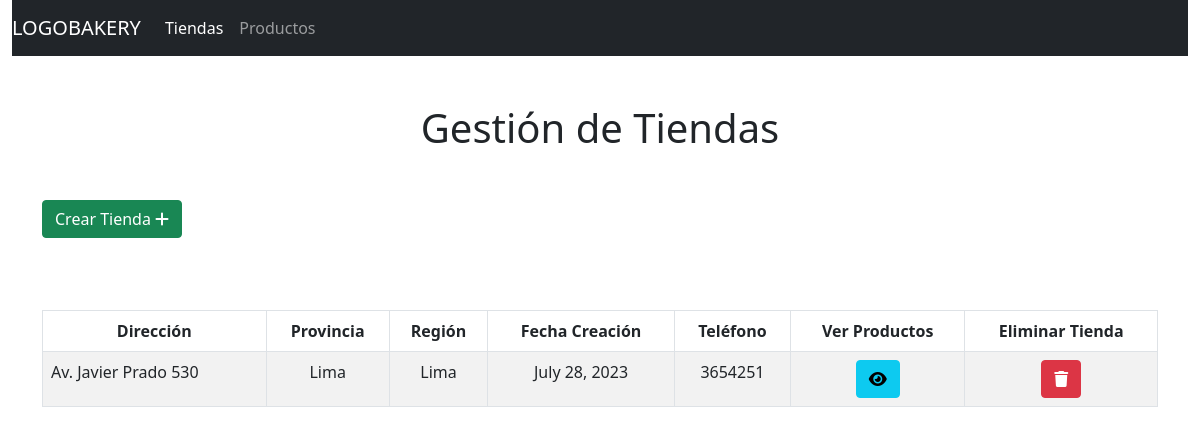
Page /gestionTienda/Tiendas on the earlier database version.
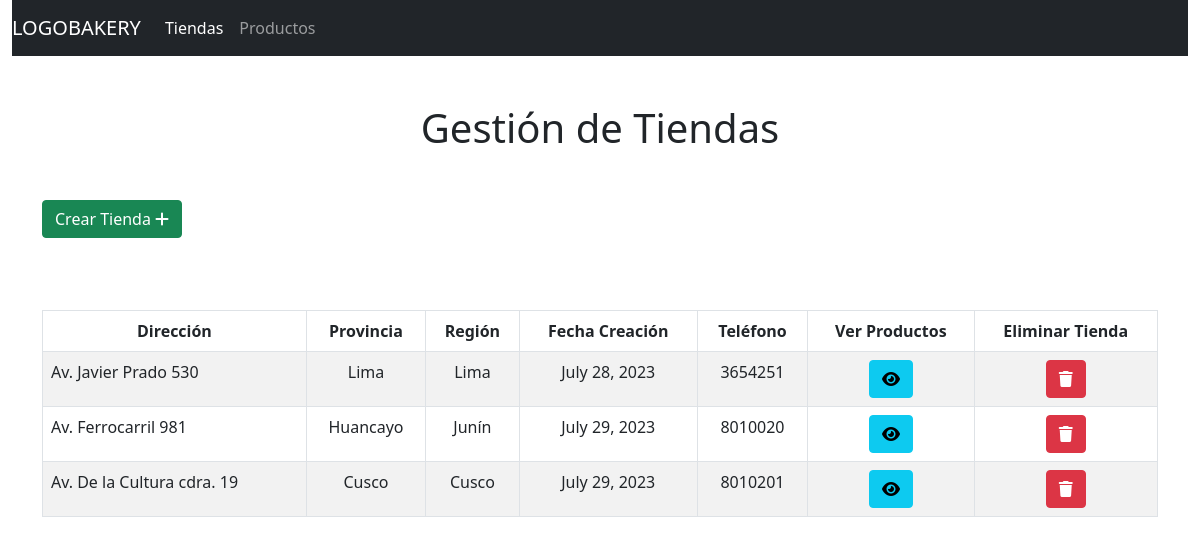
Same page on the later database version.
### gestionTienda/models.py (models this page shows)
class Tienda(models.Model):
    direccion = models.CharField(max_length=50, blank=True, null=True)
    provincia = models.CharField(max_length=50, blank=True, null=True)
    region = models.CharField(max_length=50, blank=True, null=True)
    fechaCreacion = models.DateField( blank=True, null=True)
    telefono = models.CharField(max_length=15, blank=True, null=True)

### gestionTienda/views.py (the view, shortened to what this page needs)
# urls.py: path('Tiendas',views.tiendas, name='tiendas'),
def tiendas(request):
    return render(request, 'tiendas.html', {
        'listaTiendas': Tienda.objects.all().order_by('id')
    })

### gestionTienda/templates/tiendas.html (shortened to what this page needs)
{% load static %}
<!DOCTYPE html>
<html>
    <head>
        <link rel="stylesheet" href="{% static 'estilos.css' %}">
        <link rel="stylesheet" href="https://cdnjs.cloudflare.com/ajax/libs/font-awesome/6.3.0/css/all.min.css" />
    </head>
    <body>
        <div class="container-fluid">
            <nav class="navbar navbar-expand-lg navbar-dark bg-dark">
                <a class="navbar-brand">LOGOBAKERY</a>
                <div >
                    <ul class="navbar-nav mr-auto">
                        <li class="nav-item">
                            <a class="nav-link active" href="{% url 'gestionTienda:tiendas' %}">Tiendas</a>
                        </li>
                        <li class="nav-item">
                            <a class="nav-link" href="{% url 'gestionTienda:productos' %}">Productos</a>
                        </li>
                    </ul>
                </div>
            </nav>
        </div>
        <div class="mt-5 text-center">
            <h1>Gestión de Tiendas</h1>
        </div>
        <div class="container mt-5">
            <div class="row justify-content-between">
                <div class="col-2">
                    <button class="btn btn-success" data-bs-toggle="modal" data-bs-target="#nuevaTienda">Crear Tienda <i class="fa-solid fa-plus"></i></button>
                </div>
            </div>
        </div>
        <br>
        <div class="mt-5 container">
            <div class="row justify-content-center">
                <div class="col-12">
                    <table class="table table-responsive table-bordered table-striped">
                        <thead class="thead-light">
                            <th class="text-center">Dirección</th>
                            <th class="text-center">Provincia</th>
                            <th class="text-center">Región</th>
                            <th class="text-center">Fecha Creación</th>
                            <th class="text-center">Teléfono</th>
                            <th class="text-center">Ver Productos</th>
                            <th class="text-center">Eliminar Tienda</th>
                        </thead>
                        <tbody>
                            {% for tienda in listaTiendas %}
                            <tr>
                                <td>{{ tienda.direccion }}</td>
                                <td class="text-center">{{ tienda.provincia }}</td>
                                <td class="text-center">{{ tienda.region }}</td>
                                <td class="text-center">{{ tienda.fechaCreacion }}</td>
                                <td class="text-center">{{ tienda.telefono }}</td>
                                <td class="text-center"><a class="btn btn-info" href="{% url 'gestionTienda:detalle' tienda.id %}"><i class="fa-solid fa-eye"></i></a></td>
                                <td class="text-center"><a class="btn btn-danger" href="{% url 'gestionTienda:eliminarTienda' tienda.id %}"><i class="fa-solid fa-trash"></i></a></td>
                            </tr>
                            {% endfor %}
                        </tbody>
                    </table>
                </div>
            </div>
        </div>
    </body>
</html>

Differences in the rows shown:
added Tienda: direccion "Av. Ferrocarril 981", provincia "Huancayo", region "Junín", fechaCreacion "July 29, 2023", telefono "8010020"
added Tienda: direccion "Av. De la Cultura cdra. 19", provincia "Cusco", region "Cusco", fechaCreacion "July 29, 2023", telefono "8010201"
